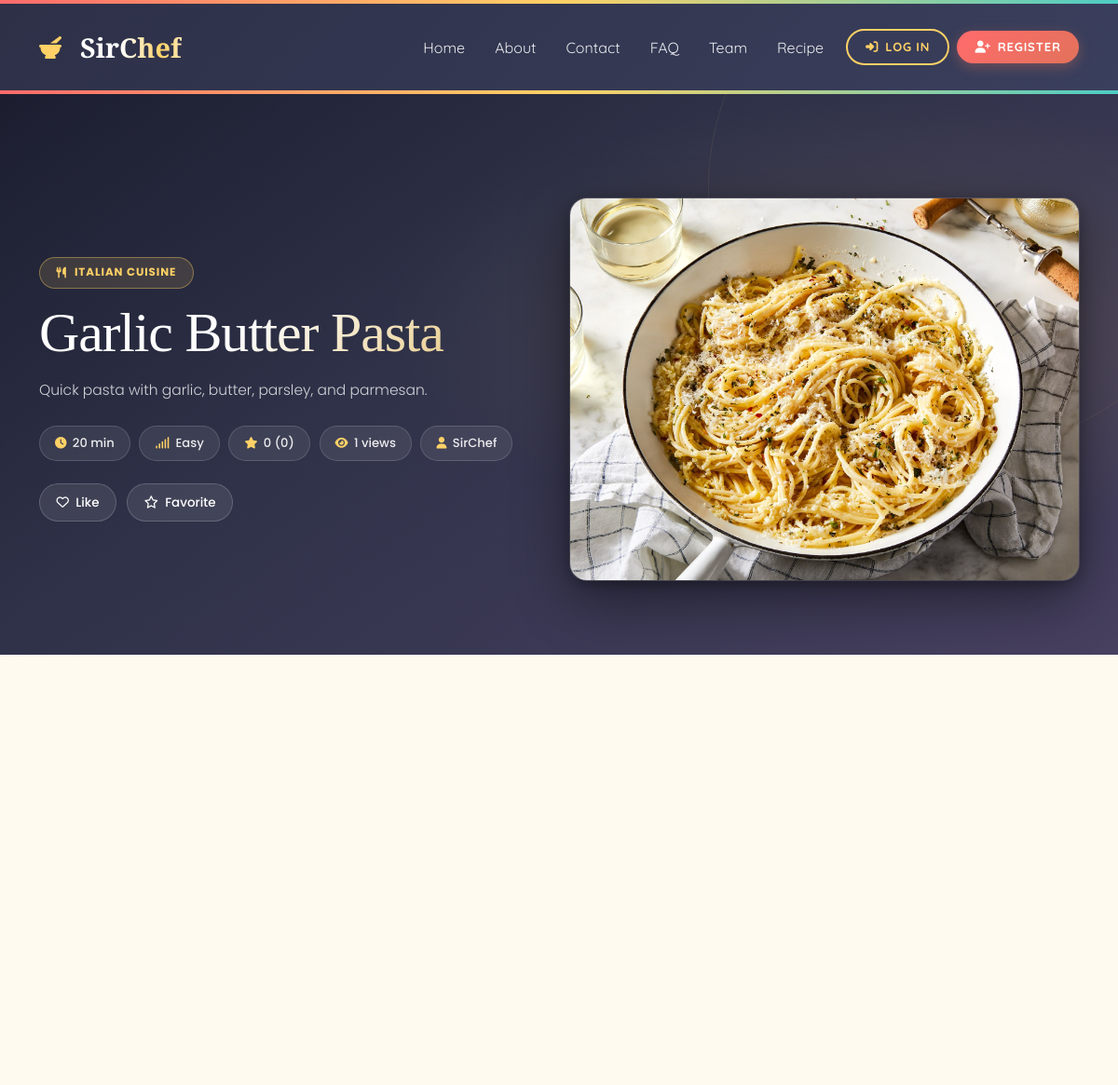
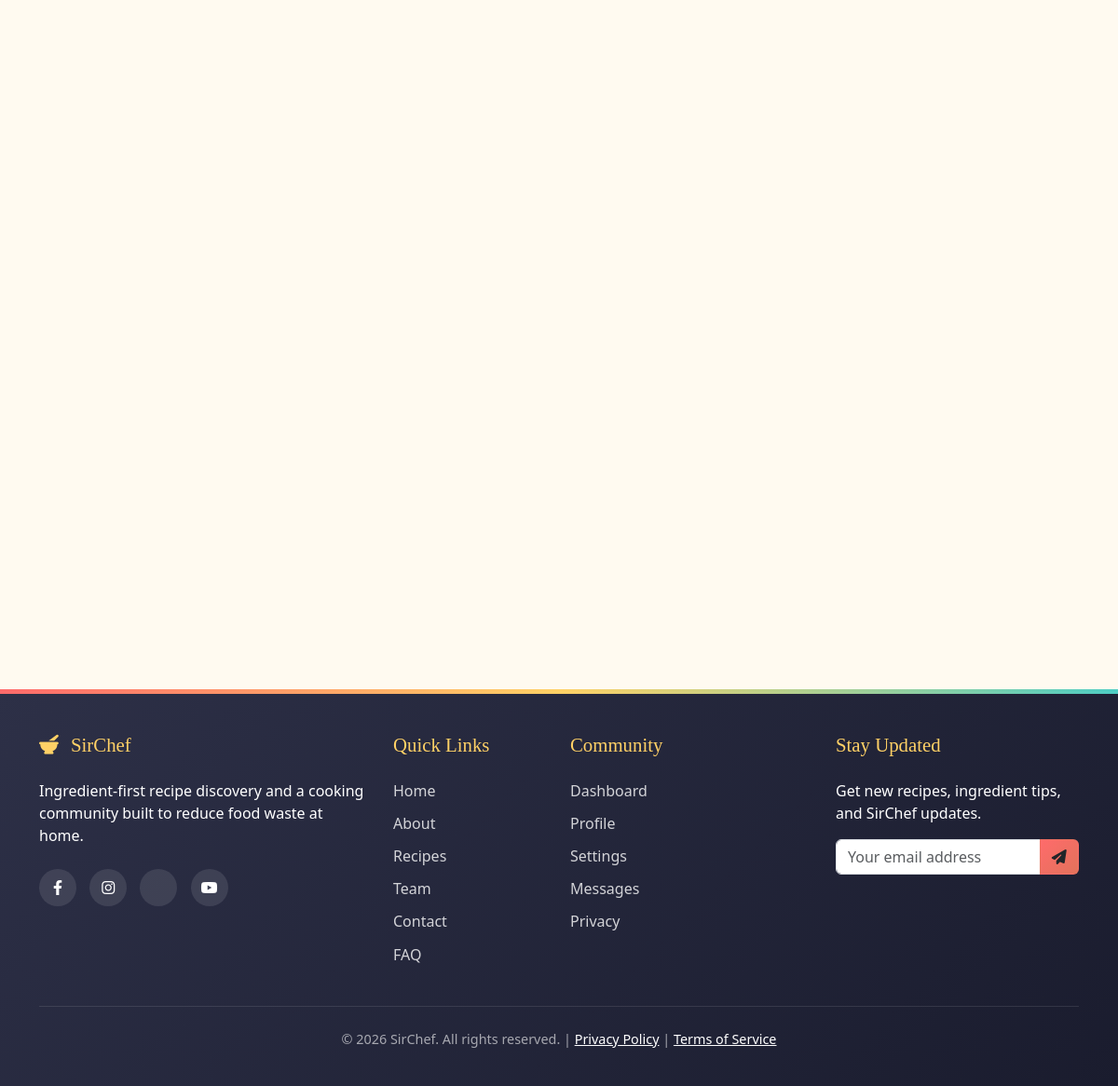
/Pages/recipe_detail.php?id=4, run on the app's committed database (2 pictures, top to bottom).
### tables this page shows
CREATE TABLE recipes (
  id INT AUTO_INCREMENT PRIMARY KEY,
  user_id INT NULL,
  title VARCHAR(180) NOT NULL,
  description TEXT NOT NULL,
  duration_minutes INT NOT NULL,
  difficulty ENUM('Easy','Medium','Hard') NOT NULL,
  cuisine VARCHAR(80) NOT NULL,
  category VARCHAR(80) NOT NULL DEFAULT 'Dishes',
  image VARCHAR(255) NOT NULL,
  youtube_url VARCHAR(255) NULL,
  instructions TEXT NOT NULL,
  source_type ENUM('admin','user') NOT NULL DEFAULT 'admin',
  status ENUM('draft','published') NOT NULL DEFAULT 'published',
  search_count INT NOT NULL DEFAULT 0,
  views INT NOT NULL DEFAULT 0,
  created_at DATETIME NOT NULL DEFAULT CURRENT_TIMESTAMP,
  updated_at DATETIME NOT NULL DEFAULT CURRENT_TIMESTAMP ON UPDATE CURRENT_TIMESTAMP,
  FOREIGN KEY (user_id) REFERENCES users(id) ON DELETE SET NULL
);

### Pages/helpers.php (called while the page is built, shortened)
<?php
function e(?string $value): string {
    return htmlspecialchars($value ?? "", ENT_QUOTES, "UTF-8");
}
function recipe_average(mysqli $conn, int $recipeId): array {
    $stmt = $conn->prepare("SELECT COALESCE(ROUND(AVG(rating),1),0), COUNT(*) FROM recipe_ratings WHERE recipe_id = ?");
    $stmt->bind_param("i", $recipeId);
    $stmt->execute();
    $stmt->bind_result($avg, $count);
    return [(float) $avg, (int) $count];
}
?>

### Pages/recipe_detail.php (the view, shortened to what this page needs)
<?php
require_once "db.php";
require_once "helpers.php";
$recipeId = max(1, (int) ($_GET["id"] ?? 0));
$stmt = $conn->prepare("SELECT r.*, u.first_name, u.last_name FROM recipes r LEFT JOIN users u ON u.id = r.user_id WHERE r.id = ? AND r.status = 'published'");
$stmt->bind_param("i", $recipeId);
$stmt->execute();
$recipe = $stmt->get_result()->fetch_assoc();
$recipe["views"] = (int) ($recipe["views"] ?? 0) + 1;
[$avgRating, $ratingCount] = recipe_average($conn, $recipeId);
?>
<!doctype html>
<html lang="en">
<head>
  <link rel="stylesheet" href="../styles/main.css">
  <link rel="stylesheet" href="../styles/recipe_detail.css">
  <link href="https://cdn.jsdelivr.net/npm/bootstrap@5.3.0/dist/css/bootstrap.min.css" rel="stylesheet">
  <link rel="stylesheet" href="https://cdnjs.cloudflare.com/ajax/libs/font-awesome/6.4.0/css/all.min.css">
</head>
<body>
<?php include "header.php"; ?>
<main class="detail-shell">
  <section class="detail-hero">
    <div class="container">
      <div class="row g-4 align-items-center">
        <div class="col-lg-6">
          <span class="hero-badge"><i class="fas fa-utensils"></i> <?= e($recipe["cuisine"]) ?> Cuisine</span>
          <h1><?= e($recipe["title"]) ?></h1>
          <p><?= e($recipe["description"]) ?></p>
          <div class="detail-meta">
            <span><i class="fas fa-clock"></i> <?= (int) $recipe["duration_minutes"] ?> min</span>
            <span><i class="fas fa-signal"></i> <?= e($recipe["difficulty"]) ?></span>
            <span><i class="fas fa-star"></i> <?= $avgRating ?> (<?= $ratingCount ?>)</span>
            <span><i class="fas fa-eye"></i> <?= (int) $recipe["views"] ?> views</span>
            <span><i class="fas fa-user"></i> <?= $recipe["source_type"] === "user" ? e(trim(($recipe["first_name"] ?? "") . " " . ($recipe["last_name"] ?? ""))) : "SirChef" ?></span>
          </div>
          <div class="detail-actions">
            <button class="action-btn" data-action="like" data-id="<?= $recipeId ?>"><i class="far fa-heart"></i> Like</button>
            <button class="action-btn" data-action="favorite" data-id="<?= $recipeId ?>"><i class="far fa-star"></i> Favorite</button>
          </div>
        </div>
        <div class="col-lg-6">
          <img class="detail-image" src="<?= e($recipe["image"]) ?>" alt="<?= e($recipe["title"]) ?>">
        </div>
      </div>
    </div>
  </section>
  <section class="container detail-content">
    <div class="row g-4">
      <div class="col-lg-4">
      </div>
      <div class="col-lg-8">
      </div>
    </div>
    <div class="row g-4 mt-1">
      <div class="col-lg-5">
      </div>
      <div class="col-lg-7">
      </div>
    </div>
  </section>
</main>
<?php include "footer.php"; include "login_regis.php"; ?>
</body>
</html>

### styles/main.css (style rules this page uses)
:root { --primary-color: #ff6b6b; --secondary-color: #4ecdc4; --accent-color: #ffd166; --dark-color: #2d3047; --light-color: #f7fff7; --earth-color: #8b4513; --terracotta: #e2725b; --sage-green: #87a96b; --mustard: #d4a017; --dark: #2d3047; --darker: #232538; --gold: #cba409; --gold-lt: #f0c040; --coral: #e8604c; --teal: #4ecdc4; --cream: #fdf6e3; --cream-dk: #f5ead4; --text-lt: rgba(255,255,255,0.80); --text-dim: rgba(255,255,255,0.50); }
*, *::before, *::after { margin: 0; padding: 0; box-sizing: border-box; }
html, body { margin: 0; padding: 0; }
body { font-family: "Poppins", sans-serif; background-color: #fdf6e3; color: #333; overflow-x: hidden; background-image: radial-gradient(circle at 10% 20%, rgba(255,215,102,0.1) 0%, transparent 20%), radial-gradient(circle at 90% 80%, rgba(78,205,196,0.1) 0%, transparent 20%); }
h1, h2, h3, h4, h5 { font-family: "Playfair Display", serif; font-weight: 600; }

### data on the page
recipes: cuisine "ITALIAN", title "Garlic Butter Pasta", description "Quick pasta with garlic, butter, parsley, and parmesan.", duration_minutes "20", difficulty "Easy", image (picture)

### other printed values
$avgRating "0"
$ratingCount "0"
$recipe["views"] "1"
